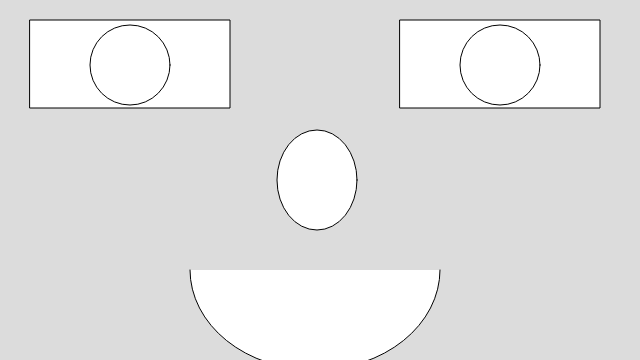
Frame 1 (no input)
Frame 60 (no input): identical to frame 1, image omitted
Frame 120 (the mouse pressed at the canvas centre since frame 60): identical to frame 1, image omitted

The p5.js sketch that drew this single still picture (run headless with seeded random() and noise() and a simulated clock; from frame 60 on, the mouse is pressed at the canvas centre):

// p5.js sketch
// ── sketch.js
function setup() {
	createCanvas(640, 360);
}

function draw() {
	background(220);
	ellipse(317, 180,80, 100);
    rect(30, 20, 200, 88);
    rect(400, 20, 200, 88);
    arc(315, 270, 250, 200, 0, PI);
    ellipse(130, 65, 80);
    ellipse(500, 65, 80);
    
}
